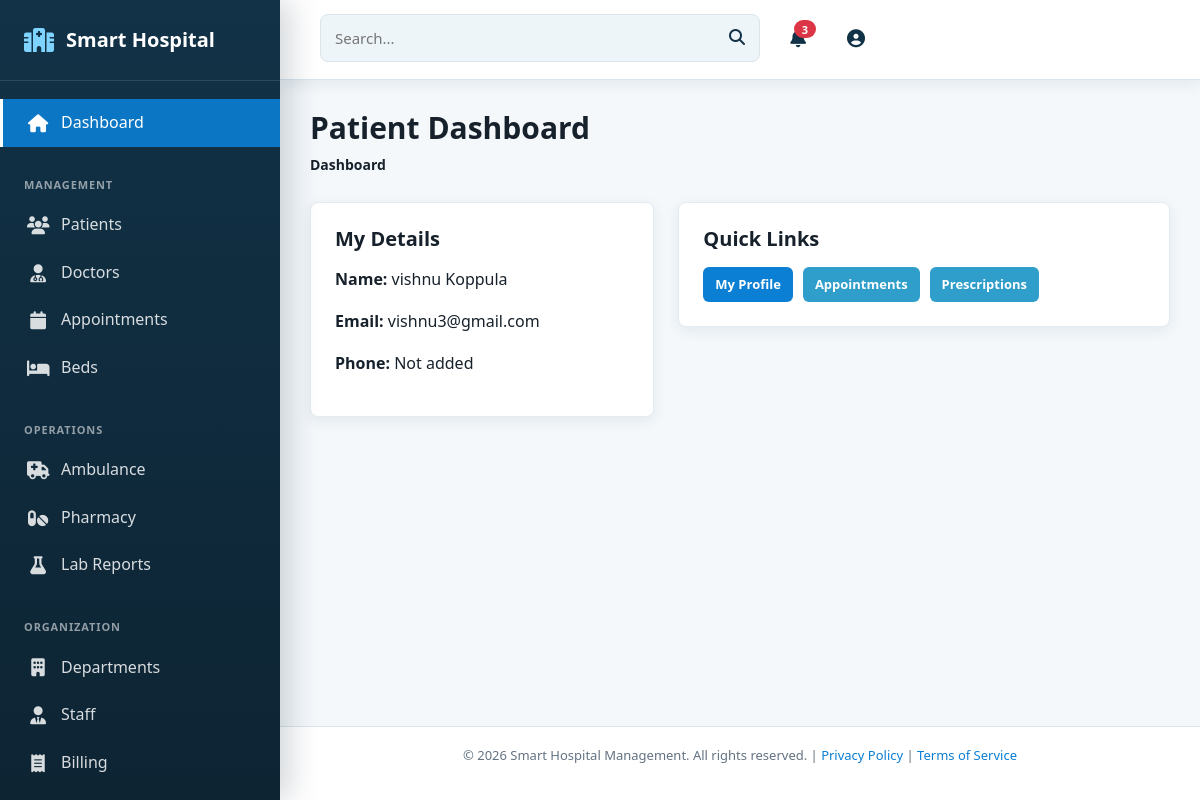
The app's page /accounts/dashboard/patient/ (signed in) with its own data.
### accounts/models.py (models this page shows, shortened)
class User(AbstractUser):
    class Roles(models.TextChoices):
        SUPER_ADMIN = "SUPER_ADMIN", "Super Admin"
        PATIENT = "PATIENT", "Patient"
        DOCTOR = "DOCTOR", "Doctor"
        ADMIN = "ADMIN", "Admin"
        NURSE = "NURSE", "Nurse"
    email = models.EmailField(unique=True)
    role = models.CharField(max_length=30, choices=Roles.choices, default=Roles.PATIENT)
    phone_number = models.CharField(max_length=15, blank=True, null=True)
    profile_picture = models.ImageField(upload_to="profiles/", blank=True, null=True)
    is_verified = models.BooleanField(default=False)
    created_at = models.DateTimeField(auto_now_add=True)
    updated_at = models.DateTimeField(auto_now=True)

### accounts/views.py (the view)
# urls.py: path("dashboard/patient/", views.patient_dashboard, name="patient_dashboard"),
@login_required
def patient_dashboard(request):
    user = request.user
    patient_profile = None
    try:
        patient_profile = PatientProfile.objects.get(user=user)
    except PatientProfile.DoesNotExist:
        pass
    context = {
        "user": user,
        "patient_profile": patient_profile,
        "appointments": [],  # Will be populated when appointment model is used
        "prescriptions": [],  # Will be populated when prescription model is used
    }
    return render(request, "accounts/patient_dashboard.html", context)

### templates/accounts/patient_dashboard.html (shortened to what this page needs)
{% extends 'base.html' %}
{% load static %}
{% block nav_home %}active{% endblock %}
{% block content %}
<div class="page-header">
    <div>
        <h1 class="page-title">Patient Dashboard</h1>
        <nav aria-label="breadcrumb">
            <ol class="breadcrumb">
                <li class="breadcrumb-item active">Dashboard</li>
            </ol>
        </nav>
    </div>
</div>
<div class="row g-4">
    <div class="col-lg-5">
        <div class="table-card">
            <h2 class="table-title mb-3">My Details</h2>
            <p><strong>Name:</strong> {{ user.get_full_name|default:user.username }}</p>
            <p><strong>Email:</strong> {{ user.email }}</p>
            <p><strong>Phone:</strong> {{ user.phone_number|default:"Not added" }}</p>
        </div>
    </div>
    <div class="col-lg-7">
        <div class="table-card">
            <h2 class="table-title mb-3">Quick Links</h2>
            <div class="action-buttons">
                <a href="{% url 'accounts:profile' %}" class="btn-sm btn-view">My Profile</a>
                <a href="{% url 'appointment:list' %}" class="btn-sm btn-edit">Appointments</a>
                <a href="{% url 'prescriptions:list' %}" class="btn-sm btn-edit">Prescriptions</a>
            </div>
        </div>
    </div>
</div>
{% endblock %}

### static/css/style.css (style rules this page uses)
* { margin: 0; padding: 0; box-sizing: border-box; }
:root { --primary-color: #123247; --secondary-color: #0b7fd3; --accent-color: #ef5d60; --success-color: #1f9d63; --warning-color: #d99717; --danger-color: #dc3545; --info-color: #2f9eca; --dark-bg: #0e1f2b; --light-bg: #f4f8fb; --border-color: #d9e4ec; --text-dark: #17212b; --text-light: #637282; --surface: #ffffff; --surface-muted: #eef5f9; --shadow-sm: 0 4px 14px rgba(18, 50, 71, 0.08); --shadow-md: 0 12px 30px rgba(18, 50, 71, 0.14); --transition: all 0.3s ease; --sidebar-width: 280px; --header-height: 80px; }
html, body { height: 100%; }
body { font-family: 'Segoe UI', Tahoma, Geneva, Verdana, sans-serif; background: radial-gradient(circle at top left, rgba(11, 127, 211, 0.08), transparent 32rem), var(--light-bg); color: var(--text-dark); line-height: 1.6; }
.page-header { display: flex; justify-content: space-between; align-items: center; margin-bottom: 30px; }
.page-title { font-size: 28px; font-weight: 700; color: var(--text-dark); }
.breadcrumb { background: none; padding: 0; margin-bottom: 15px; }
.breadcrumb-item { color: var(--text-light); }
.breadcrumb-item.active { color: var(--text-dark); font-weight: 600; }
.table-card { background: var(--surface); border-radius: 8px; padding: 25px; box-shadow: var(--shadow-sm); margin-bottom: 30px; }
.table-title { font-size: 18px; font-weight: 700; }
.action-buttons { display: flex; gap: 8px; flex-wrap: wrap; }
.btn-sm { display: inline-flex; align-items: center; gap: 6px; padding: 6px 12px; font-size: 13px; border-radius: 4px; border: none; cursor: pointer; transition: var(--transition); text-decoration: none; }
.btn-edit { background-color: var(--info-color); color: white; }
.btn-view { background-color: var(--secondary-color); color: white; }
@media (max-width: 1200px) { :root { --sidebar-width: 250px; } }

### templates/base.html (style rules this page uses)
* { box-sizing: border-box; }
html, body { min-height: 100%; }
body { margin: 0; background: #f4f8fb; color: #17212b; font-family: "Segoe UI", Arial, sans-serif; }
.page-header { display: flex; align-items: flex-start; justify-content: space-between; gap: 16px; margin-bottom: 26px; }
.page-title { margin: 0; color: #17212b; font-size: 30px; font-weight: 750; }
.breadcrumb { margin: 8px 0 0; padding: 0; background: transparent; font-size: 14px; }
.row { display: flex; flex-wrap: wrap; margin-left: -12px; margin-right: -12px; }
[class*="col-"] { padding-left: 12px; padding-right: 12px; }
.col-lg-5 { width: 41.6667%; }
.col-lg-7 { width: 58.3333%; }
.g-4 { row-gap: 24px; }
.mb-3 { margin-bottom: 16px; }
.stat-card, .table-card, .form-card { background: #fff; border: 1px solid #e2edf3; border-radius: 8px; box-shadow: 0 4px 14px rgba(18, 50, 71, 0.08); }
.table-card, .form-card { padding: 24px; margin-bottom: 24px; }
.table-title { margin: 0; font-size: 20px; font-weight: 750; color: #17212b; }
.add-btn, .btn-primary, .btn-secondary, .btn-sm { display: inline-flex; align-items: center; justify-content: center; gap: 8px; border-radius: 6px; text-decoration: none; font-weight: 700; border: 0; }
.add-btn, .btn-primary, .btn-view { background: #0b7fd3; color: #fff; }
.btn-sm { padding: 7px 12px; font-size: 13px; }
.btn-edit { background: #2f9eca; color: #fff; }
.form-buttons, .action-buttons { display: flex; flex-wrap: wrap; gap: 10px; }

### records on screen
User: get_full_name "vishnu Koppula", email "vishnu3@gmail.com", phone_number "Not added"
